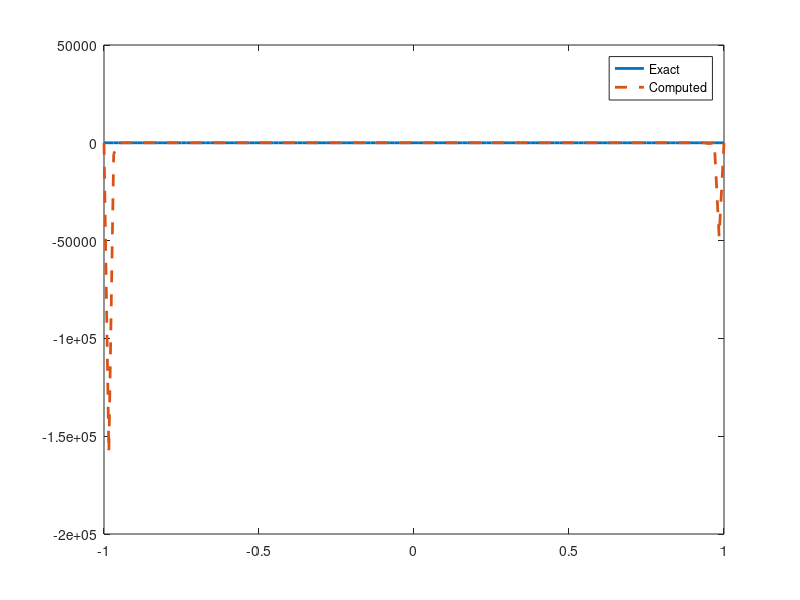

Source code (MATLAB):
% clc;
% clear;
% 
% function[y] = lab7_2(N)
% 
% h = 2/N;
% y = zeros(N,1);
% 
% funvec = zeros(1,N);
% for n = 1:N
%     funvec{n} = @(t) t^(n-1);
% 
% end    
% 
% 
% 
% 
% 
% 
% end


clc;
clearvars;

% Problem setup
a = -1;
b = 1;
alpha = 1/(exp(1) + exp(-1));
beta = alpha;

% Functions
f = @(t,y,y1) -y + (2*(y1.^2))./y;
dfdy = @(t,y,y1) -1 - (2*(y1.^2))./(y.^2);
dfddy = @(t,y,y1) (4*y1)./y;

M = 10;
error = zeros(1,M);

% Use po = 3:M to compute errors for multiple N, or 4:4 for just N=16
for po = 7:7
    N = 2^po;
    fprintf("Current N: %d\n", N);
    h = (b-a)/N;
    t = a + h*(0:N)'; % Column vector

    % Precompute matrices
    V = t.^(0:N); % Vandermonde: V(i,j) = t(i)^(j-1)
    D = zeros(N+1, N+1);
    for j = 2:N+1
        D(:,j) = (j-1) * t.^(j-2);
    end

    % Matrix A
    A = zeros(N+1, N+1);
    A(1,:) = a.^(0:N); % u(-1)
    A(N+1,:) = b.^(0:N); % u(1)
    for i = 2:N
        for j = 3:N+1
            A(i,j) = (j-1)*(j-2)*(t(i)^(j-3));
        end
    end

    % Exact solution
    yexact = (exp(t) + exp(-t)).^-1;

    % Initial guess
    y = (alpha)* ones(N+1,1); % Matches boundary conditions

    % Newton's method
    iter = 0;
    max_iter = 100;
    while iter < max_iter
        % Compute u and u' efficiently
        sum1 = V * y;
        sum2 = D * y;

        % Residual vector
        fvec = zeros(N+1,1);
        fvec(1) = alpha;
        fvec(N+1) = beta;
        fvec(2:N) = f(t(2:N), sum1(2:N), sum2(2:N));
        H = A*y - fvec;

        % Jacobian Fj
        Fj = zeros(N+1, N+1);
        dfdy_vec = dfdy(t(2:N), sum1(2:N), sum2(2:N));
        dfddy_vec = dfddy(t(2:N), sum1(2:N), sum2(2:N));
        Fj(2:N,:) = dfdy_vec .* V(2:N,:) + dfddy_vec .* D(2:N,:);
        dH = A - Fj;

        % Check condition number
        cond_number = cond(dH);
        fprintf('Iteration %d, Condition number: %e\n', iter, cond_number);

        % Update
        y1 = y - 0.3*(dH\H);
        if norm(y1 - y) < 1e-6
            y = y1;
            break;
        end
        y = y1;
        iter = iter + 1;
    end
    if iter == max_iter
        warning('Maximum iterations reached');
    end

    % Solution
    sol = V * y;
    error(po) = max(abs(yexact - sol))/max(abs(yexact));
end

% Display errors (adjust if po loop changes)
fprintf('\nN\tError\t\tRatio\n');
for m = 3:M
    if m <= po
        fprintf('%6d\t%0.6e\t%0.2f\n', 2^m, error(m)); % ifelse(m > 3, error(m-1)/error(m), NaN)
    end
end

% Plot
plot(t, yexact, 'LineWidth', 2);
hold on;
plot(t, sol, '--', 'LineWidth', 2);
legend('Exact', 'Computed');
